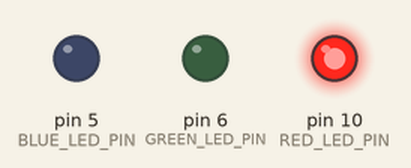
Recording of a program running on a simulated Arduino Nano, built with avr-gcc and run on an emulated ATmega328P. On the bench: output pins drawn as LEDs (lit = HIGH). What the program prints to the serial monitor is not drawn.

Above: at 0.07 s.
At 1.12 s:
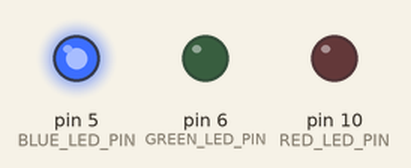
At 2.62 s:
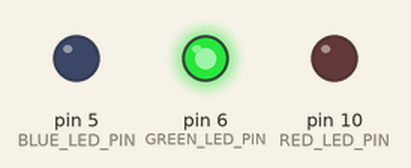
Timing chart, 0 to 3.0 s (numbered marks = the images above):
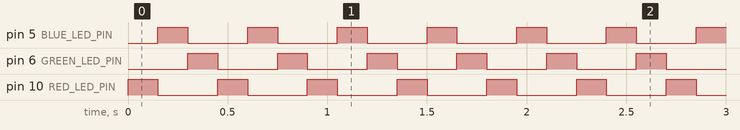

Measured:
- by itself, pin 5 (BLUE_LED_PIN), pin 6 (GREEN_LED_PIN), pin 10 (RED_LED_PIN): alternates HIGH for 0.15 s and LOW for 0.30 s
- by itself, everything shown: repeats every 0.45 s, in 3 steps

The program:

main.cpp
```cpp
#include <Arduino.h>
#define RED_LED_PIN     10
#define BLUE_LED_PIN    5
#define GREEN_LED_PIN   6
#define DELAY_MS        150

void setup() {
  // Initialize serial communication at 57600 bits per second
  Serial.begin(57600);
  pinMode(RED_LED_PIN, OUTPUT);
  pinMode(BLUE_LED_PIN, OUTPUT);
  pinMode(GREEN_LED_PIN, OUTPUT);
  digitalWrite(RED_LED_PIN, LOW);
  digitalWrite(BLUE_LED_PIN, LOW);
  digitalWrite(GREEN_LED_PIN, LOW);

  Serial.print("Setup complete");
}

void loop() {
  // put your main code here, to run repeatedly:
  digitalWrite(RED_LED_PIN, HIGH);
  digitalWrite(BLUE_LED_PIN, LOW);
  digitalWrite(GREEN_LED_PIN, LOW);
  delay(DELAY_MS);
  digitalWrite(RED_LED_PIN, LOW);
  digitalWrite(BLUE_LED_PIN, HIGH);
  digitalWrite(GREEN_LED_PIN, LOW);
  delay(DELAY_MS);
  digitalWrite(RED_LED_PIN, LOW);
  digitalWrite(BLUE_LED_PIN, LOW);
  digitalWrite(GREEN_LED_PIN, HIGH);
  delay(DELAY_MS);
}
```
